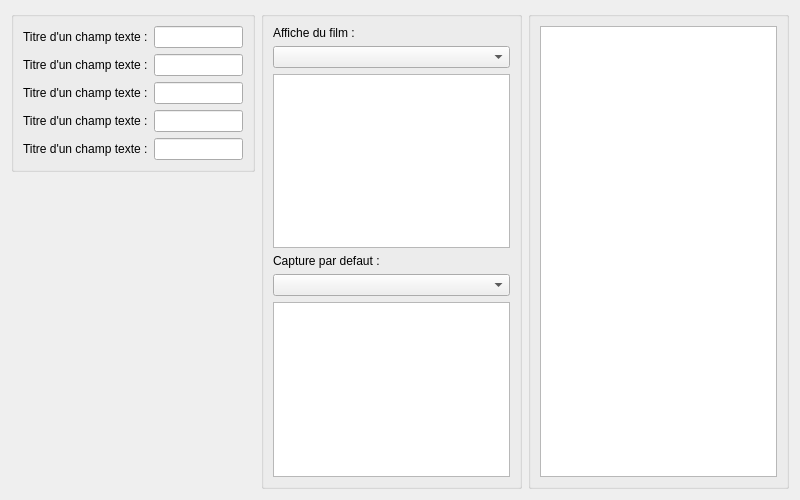
<?xml version="1.0" encoding="UTF-8"?>
<ui version="4.0">
 <class>InformationPane</class>
 <widget class="QWidget" name="InformationPane">
  <property name="geometry">
   <rect>
    <x>0</x>
    <y>0</y>
    <width>800</width>
    <height>500</height>
   </rect>
  </property>
  <property name="windowTitle">
   <string>Form</string>
  </property>
  <layout class="QHBoxLayout" name="horizontalLayout">
   <item>
    <layout class="QVBoxLayout" name="verticalLayout_3">
     <property name="leftMargin">
      <number>0</number>
     </property>
     <property name="bottomMargin">
      <number>0</number>
     </property>
     <item>
      <widget class="QGroupBox" name="groupBox_TextField">
       <property name="title">
        <string/>
       </property>
       <layout class="QVBoxLayout" name="verticalLayout">
        <item>
         <layout class="QHBoxLayout" name="horizontalLayout_3">
          <item>
           <widget class="QLabel" name="label_TextField1">
            <property name="text">
             <string>Titre d'un champ texte :</string>
            </property>
           </widget>
          </item>
          <item>
           <widget class="QLineEdit" name="lineEdit_TextField1"/>
          </item>
         </layout>
        </item>
        <item>
         <layout class="QHBoxLayout" name="horizontalLayout_2">
          <item>
           <widget class="QLabel" name="label_TextField2">
            <property name="text">
             <string>Titre d'un champ texte :</string>
            </property>
           </widget>
          </item>
          <item>
           <widget class="QLineEdit" name="lineEdit_TextField2"/>
          </item>
         </layout>
        </item>
        <item>
         <layout class="QHBoxLayout" name="horizontalLayout_4">
          <item>
           <widget class="QLabel" name="label_TextField3">
            <property name="text">
             <string>Titre d'un champ texte :</string>
            </property>
           </widget>
          </item>
          <item>
           <widget class="QLineEdit" name="lineEdit_TextField3"/>
          </item>
         </layout>
        </item>
        <item>
         <layout class="QHBoxLayout" name="horizontalLayout_5">
          <item>
           <widget class="QLabel" name="label_TextField4">
            <property name="text">
             <string>Titre d'un champ texte :</string>
            </property>
           </widget>
          </item>
          <item>
           <widget class="QLineEdit" name="lineEdit_TextField4"/>
          </item>
         </layout>
        </item>
        <item>
         <layout class="QHBoxLayout" name="horizontalLayout_6">
          <item>
           <widget class="QLabel" name="label_TextField5">
            <property name="text">
             <string>Titre d'un champ texte :</string>
            </property>
           </widget>
          </item>
          <item>
           <widget class="QLineEdit" name="lineEdit_TextField5"/>
          </item>
         </layout>
        </item>
       </layout>
      </widget>
     </item>
     <item>
      <spacer name="verticalSpacer">
       <property name="orientation">
        <enum>Qt::Vertical</enum>
       </property>
       <property name="sizeHint" stdset="0">
        <size>
         <width>20</width>
         <height>40</height>
        </size>
       </property>
      </spacer>
     </item>
    </layout>
   </item>
   <item>
    <widget class="QGroupBox" name="groupBox_FilmScreen">
     <property name="title">
      <string/>
     </property>
     <layout class="QVBoxLayout" name="verticalLayout_2">
      <item>
       <widget class="QLabel" name="label_FilmScreen">
        <property name="text">
         <string>Affiche du film :</string>
        </property>
       </widget>
      </item>
      <item>
       <widget class="QComboBox" name="comboBox_TextField6"/>
      </item>
      <item>
       <widget class="QGraphicsView" name="graphicsView"/>
      </item>
      <item>
       <widget class="QLabel" name="label_FilmScreenDefault">
        <property name="text">
         <string>Capture par defaut :</string>
        </property>
       </widget>
      </item>
      <item>
       <widget class="QComboBox" name="comboBox_TextField7"/>
      </item>
      <item>
       <widget class="QGraphicsView" name="graphicsView_2"/>
      </item>
     </layout>
    </widget>
   </item>
   <item>
    <widget class="QGroupBox" name="groupBox_Files">
     <property name="title">
      <string/>
     </property>
     <layout class="QHBoxLayout" name="horizontalLayout_7">
      <item>
       <widget class="QTreeView" name="treeView_Files"/>
      </item>
     </layout>
    </widget>
   </item>
  </layout>
 </widget>
 <resources/>
 <connections/>
</ui>
